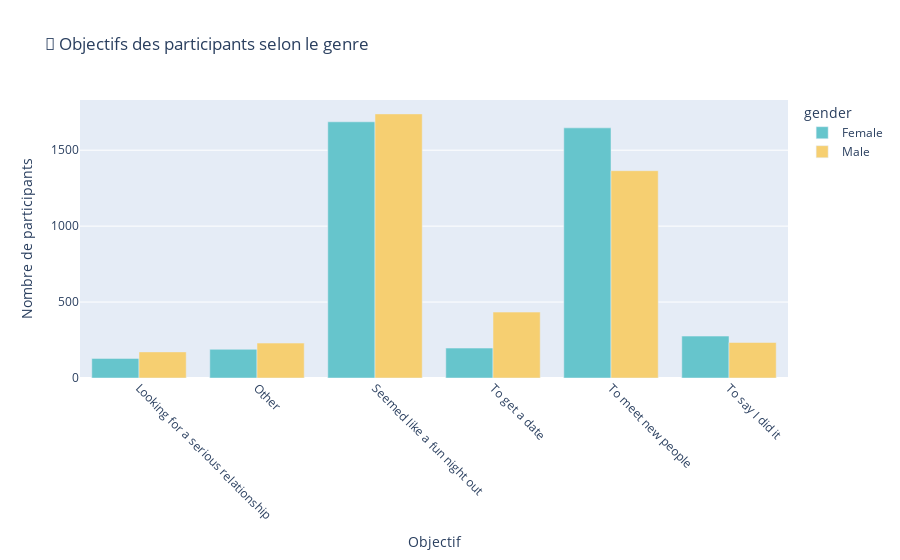

Notebook code cell kept with this figure:
### Markdown cell above
pourquoi font ils cette experience?

### Code cell
# Nettoyage : supprimer les NaN
df_goal = df_map.dropna(subset=['goal', 'gender'])

# Groupement
df_goal_by_gender = df_goal.groupby(['gender', 'goal']).size().reset_index(name='count')

# Graphique
fig = px.bar(df_goal_by_gender,
             x='goal',
             y='count',
             color='gender',
             barmode='group',
             title="🎯 Objectifs des participants selon le genre",
             labels={'goal': 'Objectif', 'count': 'Nombre de participants'},
             color_discrete_sequence=color_palette)

fig.update_layout(
    xaxis_tickangle=45,
    xaxis_title="Objectif",
    yaxis_title="Nombre de participants"
)

fig.show()

### Figure 1 — Plotly figure (JSON) as saved in the notebook; plotly's stock layout.template omitted (floating-point values rounded to 4 significant figures)
{"data": [{"alignmentgroup": "True", "hovertemplate": "gender=Female<br>Objectif=%{x}<br>Nombre de participants=%{y}<extra></extra>", "legendgroup": "Female", "marker": {"color": "rgb(102, 197, 204)", "pattern": {"shape": ""}}, "name": "Female", "offsetgroup": "Female", "orientation": "v", "showlegend": true, "textposition": "auto", "type": "bar", "x": ["Looking for a serious relationship", "Other", "Seemed like a fun night out", "To get a date", "To meet new people", "To say I did it"], "xaxis": "x", "y": [129, 189, 1687, 197, 1647, 276], "yaxis": "y"}, {"alignmentgroup": "True", "hovertemplate": "gender=Male<br>Objectif=%{x}<br>Nombre de participants=%{y}<extra></extra>", "legendgroup": "Male", "marker": {"color": "rgb(246, 207, 113)", "pattern": {"shape": ""}}, "name": "Male", "offsetgroup": "Male", "orientation": "v", "showlegend": true, "textposition": "auto", "type": "bar", "x": ["Looking for a serious relationship", "Other", "Seemed like a fun night out", "To get a date", "To meet new people", "To say I did it"], "xaxis": "x", "y": [172, 230, 1739, 434, 1365, 234], "yaxis": "y"}], "layout": {"barmode": "group", "legend": {"title": {"text": "gender"}, "tracegroupgap": 0}, "title": {"text": "🎯 Objectifs des participants selon le genre"}, "xaxis": {"anchor": "y", "domain": [0, 1], "tickangle": 45, "title": {"text": "Objectif"}}, "yaxis": {"anchor": "x", "domain": [0, 1], "title": {"text": "Nombre de participants"}}}}
